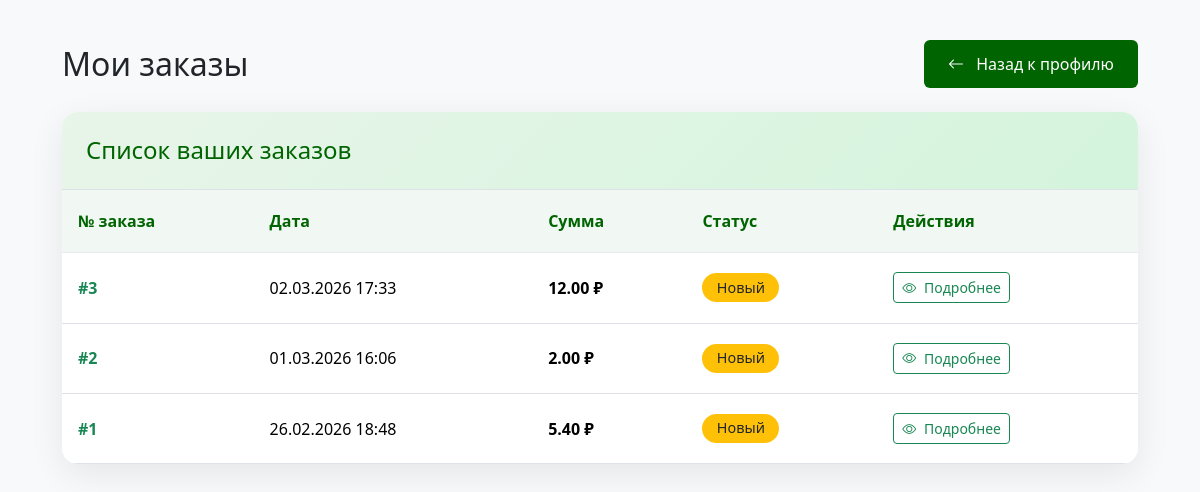
Before: /orders/ (signed in) with the older database file.
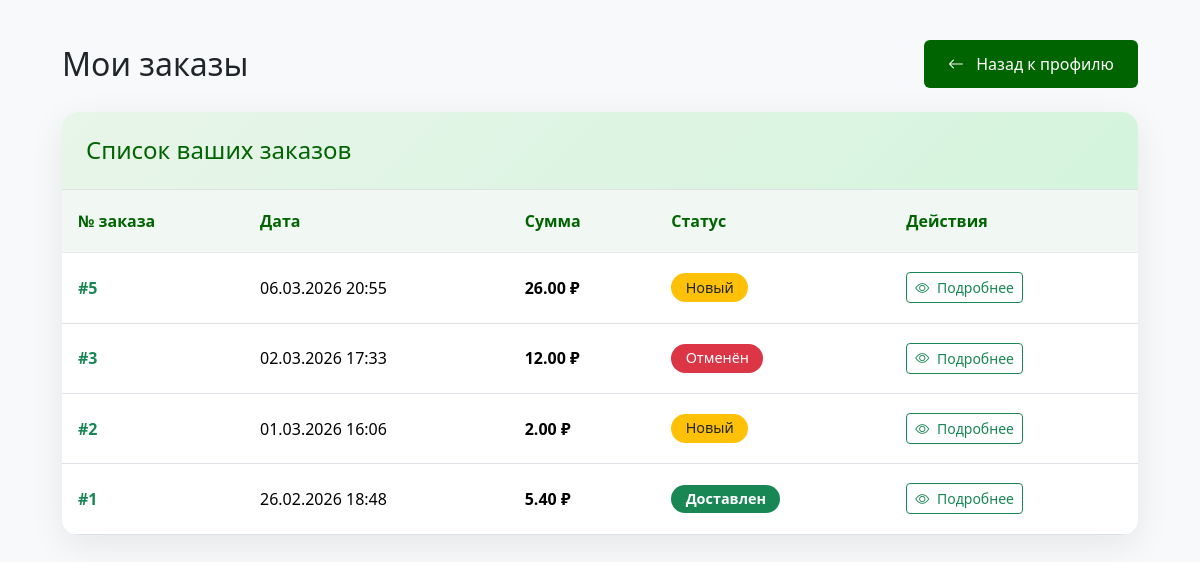
After: the same page with the newer database file.
### main/models.py (models this page shows, shortened)
class Order(models.Model):
    STATUS_CHOICES = [
        ('new', 'Новый'),
        ('processing', 'В обработке'),
        ('shipped', 'Отправлен'),
        ('delivered', 'Доставлен'),
        ('cancelled', 'Отменён'),
        ('returned', 'Возврат'),
    ]
    PAYMENT_CHOICES = [
        ('cash', 'Наличными при получении'),
        ('card', 'Картой онлайн'),
        ('upon_delivery', 'Картой при получении'),
    ]
    user = models.ForeignKey(
        settings.AUTH_USER_MODEL,
        on_delete=models.SET_NULL,
        null=True,
        blank=True,
        related_name='orders',
        verbose_name='Клиент'
    )
    phone = models.CharField(
        max_length=20,
        blank=True,
        verbose_name='Телефон для связи'
    )
    guest_email = models.EmailField(blank=True, null=True, verbose_name='Email гостя')
    guest_phone = models.CharField(max_length=20, blank=True, null=True, verbose_name='Телефон гостя')
    guest_name = models.CharField(max_length=150, blank=True, null=True, verbose_name='Имя гостя')
    created_at = models.DateTimeField(default=timezone.now, verbose_name='Создан')
    updated_at = models.DateTimeField(auto_now=True, verbose_name='Обновлён')
    status = models.CharField(
        max_length=20,
        choices=STATUS_CHOICES,
        default='new',
        verbose_name='Статус заказа'
    )
    payment_method = models.CharField(
        max_length=20,
        choices=PAYMENT_CHOICES,
        default='cash',
        verbose_name='Способ оплаты'
    )
    total_price = models.DecimalField(
        max_digits=12,
        decimal_places=2,
        default=0,
        verbose_name='Общая сумма'
    )
    delivery_address = models.TextField(blank=True, verbose_name='Адрес доставки')
    delivery_date = models.DateField(null=True, blank=True, verbose_name='Желаемая дата доставки')
    comment = models.TextField(blank=True, verbose_name='Комментарий к заказу')
    class Meta:
        ordering = ['-created_at']
        verbose_name = 'Заказ'
        verbose_name_plural = 'Заказы'

### main/views.py (the view)
# urls.py: path('orders/', orders, name='orders'),
def orders(request):
    orders = request.user.orders.all()[:10]  # последние 10 заказов
    context = {
        'orders': orders,
    }
    return render(request, 'orders.html', context)

### main/templates/orders.html (shortened to what this page needs)
<!DOCTYPE html>
<html lang="ru">
<head>
    <link href="https://cdn.jsdelivr.net/npm/bootstrap@5.3.3/dist/css/bootstrap.min.css" rel="stylesheet">
    <link rel="stylesheet" href="https://cdn.jsdelivr.net/npm/bootstrap-icons@1.11.3/font/bootstrap-icons.min.css">
</head>
<body>
<div class="container">
    <div class="d-flex justify-content-between align-items-center mb-4 flex-wrap gap-3">
        <h2 class="mb-0 fw-light text-dark">Мои заказы</h2>
        <a href="{% url 'profile' %}" class="btn btn-success btn-back text-white">
            <i class="bi bi-arrow-left me-2"></i> Назад к профилю
        </a>
    </div>
    <div class="card">
        <div class="card-header">
            <h4 class="mb-0">Список ваших заказов</h4>
        </div>
        <div class="card-body p-0">
            {% if orders %}
            <div class="table-responsive">
                <table class="table mb-0">
                    <thead>
                        <tr>
                            <th>№ заказа</th>
                            <th>Дата</th>
                            <th>Сумма</th>
                            <th>Статус</th>
                            <th>Действия</th>
                        </tr>
                    </thead>
                    <tbody>
                        {% for order in orders %}
                        <tr>
                            <td>
                                <a href="{% url 'order_detail' order.id %}" class="fw-bold text-success text-decoration-none">
                                    #{{ order.id }}
                                </a>
                            </td>
                            <td>{{ order.created_at|date:"d.m.Y H:i" }}</td>
                            <td class="fw-bold">{{ order.total_price|floatformat:2 }} ₽</td>
                            <td>
                                <span class="badge badge-status badge-{{ order.status }}">
                                    {{ order.get_status_display }}
                                </span>
                            </td>
                            <td>
                                <a href="{% url 'order_detail' order.id %}" class="btn btn-sm btn-outline-success">
                                    <i class="bi bi-eye me-1"></i> Подробнее
                                </a>
                            </td>
                        </tr>
                        {% endfor %}
                    </tbody>
                </table>
            </div>
            {% endif %}
        </div>
    </div>
</div>
</body>
</html>

Changed rows visible on the page:
added Order: id "5", created_at "06.03.2026 20:55", total_price "26.00", status "Новый"
changed Order id 3: status "Новый" → "Отменён"
changed Order id 1: status "Новый" → "Доставлен"
